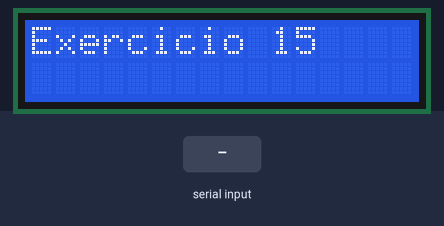
This sketch was run on a simulated Arduino Uno, built with avr-gcc and run on an emulated ATmega328P. On the bench: 16×2 character LCD. Inputs (shaded band) come from the test bench. What the sketch prints to the serial monitor is not drawn.

Above: at 3.2 s.
3.3 s: "90,45\n" received over Serial
At 3.9 s:
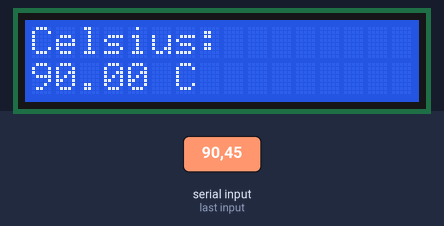
At 5.6 s:
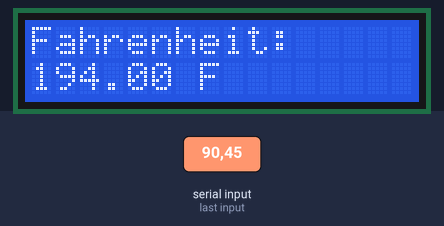
Timing chart, 0 to 7.1 s (numbered marks = the images above; inputs shaded):
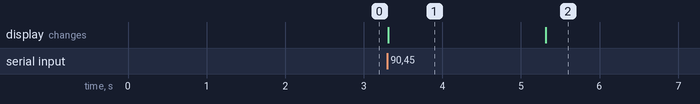

Measured:
- after the input at 3.3 s, the display: changes at once (image 1)
- what the display in image 1 shows lasts 2.0 s, from 3.3 s to 5.3 s

The sketch:

Exercicio_15_converter_temp.ino
```cpp
#include <Arduino.h>
#include <LiquidCrystal.h>

// Define os pinos de conexão com o LCD
const int rs = 11;
const int en = 12;
const int d4 = 5;
const int d5 = 4;
const int d6 = 3;
const int d7 = 2;

// Inicializa o objeto LiquidCrystal com os pinos definidos
LiquidCrystal lcd(rs, en, d4, d5, d6, d7);

void setup() {
  // Inicializa a comunicação serial
  Serial.begin(9600);

  // Inicializa o LCD
  lcd.begin(16, 2); // Configura o LCD com 16 colunas e 2 linhas

  // Exibe "Exercicio 15" no LCD
  lcd.clear();
  lcd.setCursor(0, 0);
  lcd.print("Exercicio 15");
  delay(2000); // Aguarda 2 segundos para exibir o título

  // Instruções para o usuário no monitor serial
  Serial.println("Exercicio 15: Temperatura em Celsius e Fahrenheit");
  Serial.println("Digite a temperatura em Celsius:");
}

void loop() {
  static bool leituraConcluida = false; // Controla se a leitura foi feita
  static float celsius = 0.0;           // Armazena a temperatura em Celsius

  if (Serial.available() > 0 && !leituraConcluida) {
    // Lê a temperatura em Celsius do monitor serial
    celsius = Serial.parseFloat();
    leituraConcluida = true;

    // Converte para Fahrenheit
    float fahrenheit = (celsius * 9.0 / 5.0) + 32.0;

    // Exibe os valores no monitor serial
    Serial.print("Temperatura em Celsius: ");
    Serial.println(celsius, 2);
    Serial.print("Temperatura em Fahrenheit: ");
    Serial.println(fahrenheit, 2);

    // Exibe a temperatura em Celsius no LCD
    lcd.clear();
    lcd.setCursor(0, 0);
    lcd.print("Celsius:");
    lcd.setCursor(0, 1);
    lcd.print(celsius, 2);
    lcd.print(" C");
    delay(2000);

    // Exibe a temperatura em Fahrenheit no LCD
    lcd.clear();
    lcd.setCursor(0, 0);
    lcd.print("Fahrenheit:");
    lcd.setCursor(0, 1);
    lcd.print(fahrenheit, 2);
    lcd.print(" F");
    delay(2000);

    // Reinicia a leitura
    leituraConcluida = false;
    Serial.println("\nDigite a temperatura em Celsius:");
  }
}
```
